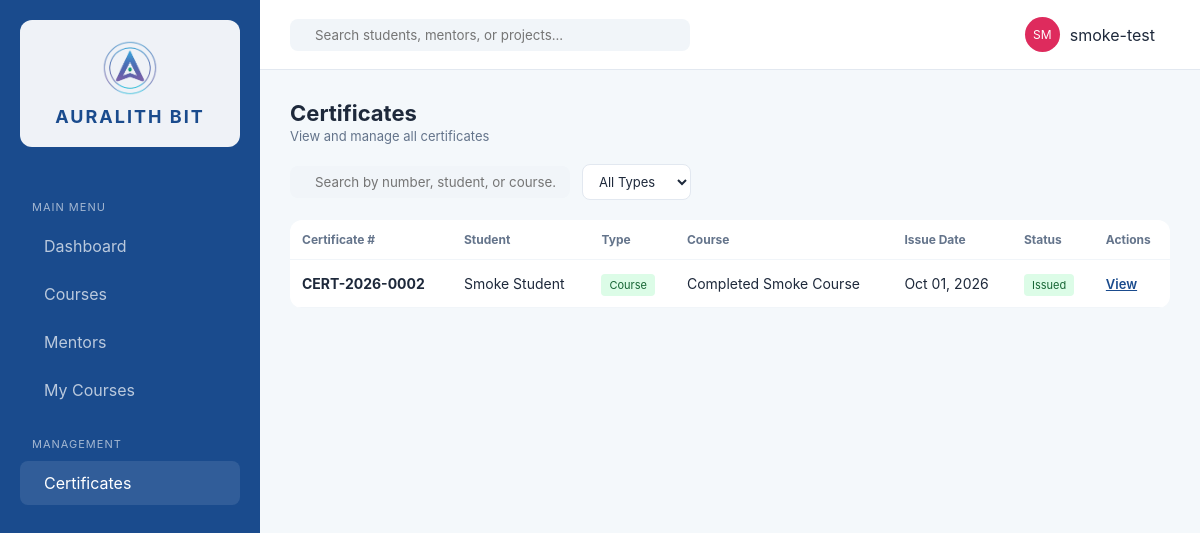
/certificates/ (signed in), run on an earlier commit of the app's database.
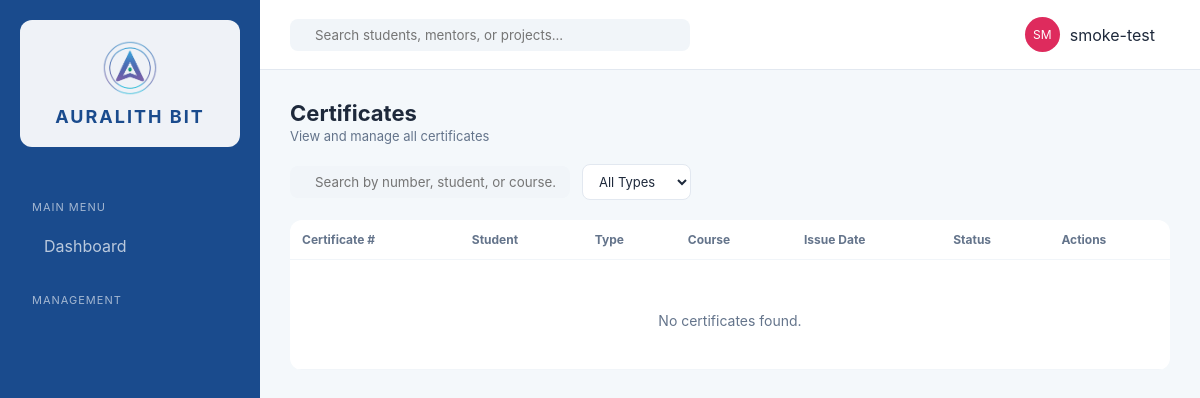
And on a later commit of the database.
### erp_app/models.py (models this page shows, shortened)
class Certificate(models.Model):
    CERTIFICATE_TYPES = [
        ('course', 'Course'),
        ('internship', 'Internship'),
        ('workshop', 'Workshop'),
    ]
    STATUS_CHOICES = [
        ('issued', 'Issued'),
        ('pending', 'Pending'),
        ('revoked', 'Revoked'),
    ]
    student = models.ForeignKey(Student, on_delete=models.CASCADE, related_name='certificates')
    course = models.ForeignKey(Course, on_delete=models.SET_NULL, null=True, blank=True, related_name='certificates')
    certificate_type = models.CharField(max_length=20, choices=CERTIFICATE_TYPES)
    certificate_number = models.CharField(max_length=50, unique=True, editable=False)
    issue_date = models.DateField(auto_now_add=True)
    status = models.CharField(max_length=20, choices=STATUS_CHOICES, default='issued')
    file = models.FileField(upload_to='certificates/', null=True, blank=True)
    program_title = models.CharField(max_length=255, blank=True, help_text='Course, workshop, internship, or certificate program title')
    program_start_date = models.CharField(max_length=40, blank=True, help_text='Display value for the start date, e.g. 2082/11/25')
    location = models.CharField(max_length=150, default='Auralith Bit', blank=True)
    internship_details = models.TextField(blank=True, help_text='Project description, duration, or other internship details')
    authorized_signer_name = models.CharField(max_length=150, default='Supriya Dwivedi', blank=True)
    authorized_signer_title = models.CharField(max_length=150, default='Full Stack Developer', blank=True)
    authorized_signature_text = models.CharField(max_length=150, blank=True, help_text='Optional digital signature text for the dynamic signer')
    created_at = models.DateTimeField(auto_now_add=True)
    class Meta:
        ordering = ['-issue_date']
        permissions = [
            ('can_issue_certificates', 'Can issue certificates'),
        ]

class Student(models.Model):
    user = models.OneToOneField(User, on_delete=models.CASCADE, null=True, blank=True, related_name='student_profile')
    name = models.CharField(max_length=200)
    email = models.EmailField(unique=True)
    phone = models.CharField(max_length=20, blank=True)
    photo = models.ImageField(upload_to='profile_photos/', blank=True, null=True)
    mentor = models.ForeignKey('Mentor', on_delete=models.SET_NULL, null=True, blank=True, related_name='students')
    enrolled_date = models.DateField(default=datetime.date.today, null=True, blank=True)
    is_intern = models.BooleanField(default=False)
    class Meta:
        ordering = ['name']

class Course(models.Model):
    STATUS_CHOICES = [
        ('live', 'Live'),
        ('upcoming', 'Upcoming'),
        ('enrollment', 'Enrollment'),
        ('completed', 'Completed'),
    ]
    CATEGORY_CHOICES = [
        ('development', 'Development'),
        ('design', 'UI/UX'),
        ('qa', 'Digital Marketing'),
        ('marketing', 'Graphic Designing'),
    ]
    name = models.CharField(max_length=200)
    mentor = models.ForeignKey(Mentor, on_delete=models.SET_NULL, null=True, blank=True)
    category = models.CharField(max_length=50, choices=CATEGORY_CHOICES, default='development')
    duration_weeks = models.PositiveIntegerField(default=8)
    status = models.CharField(max_length=20, choices=STATUS_CHOICES, default='enrollment')
    description = models.TextField(blank=True)
    syllabus = models.FileField(upload_to='syllabi/', null=True, blank=True)
    students_count = models.PositiveIntegerField(default=0)
    completion_percent = models.PositiveIntegerField(default=0)
    created_at = models.DateTimeField(auto_now_add=True)
    class Meta:
        ordering = ['-created_at']

### erp_app/views.py (the view)
# urls.py: path('certificates/', views.certificates, name='certificates'),
@login_required
def certificates(request):
    cert_type = request.GET.get('type', '')
    search_q = request.GET.get('q', '').strip()
    certs = Certificate.objects.select_related('student', 'course').all()
    if has_role(request.user, SUPER_ADMIN, TEACHING_STAFF, NORMAL_STAFF):
        pass
    elif hasattr(request.user, 'student_profile') and request.user.student_profile:
        certs = certs.filter(student=request.user.student_profile)
    else:
        certs = certs.none()
    if cert_type:
        certs = certs.filter(certificate_type=cert_type)
    if search_q:
        certs = certs.filter(
            Q(certificate_number__icontains=search_q) |
            Q(student__name__icontains=search_q) |
            Q(course__name__icontains=search_q)
        )
    context = {
        'certificates': certs,
        'is_admin': has_role(request.user, SUPER_ADMIN) or request.user.has_perm('erp_app.can_issue_certificates'),
        'current_type': cert_type,
        'search_query': search_q,
    }
    return render(request, 'erp_app/certificates.html', context)

### erp_app/roles.py (called while the page is built)
def has_role(user, *roles):
    user_roles = get_user_roles(user)
    return any(r in user_roles for r in roles)

### erp_app/templates/erp_app/certificates.html (shortened to what this page needs)
{% extends 'erp_app/base.html' %}
{% load static %}
{% block content %}
<header class="top-nav" style="position:static;padding:0 0 20px 0;border-bottom:none;height:auto;background:transparent;">
    <div class="header-info">
        <h1>Certificates</h1>
        <p>View and manage all certificates</p>
    </div>
</header>
<div class="table-controls" style="display:flex;gap:12px;margin-bottom:20px;flex-wrap:wrap;align-items:center;">
    <form method="get" style="display:flex;gap:12px;flex-wrap:wrap;align-items:center;width:100%;" autocomplete="off">
        <div class="search-box" style="width:280px;">
            <input type="text" name="q" placeholder="Search by number, student, or course..." value="{{ search_query }}" autocomplete="off">
        </div>
        <select name="type" onchange="this.form.submit()" style="padding:8px 12px;border:1px solid var(--panel-border);border-radius:8px;background:var(--surface);color:var(--text-dark);font-size:13px;">
            <option value="">All Types</option>
        </select>
    </form>
</div>
<div class="data-card" style="padding:0;overflow:hidden;">
    <table>
        <thead>
            <tr>
                <th>Certificate #</th>
                <th>Student</th>
                <th>Type</th>
                <th>Course</th>
                <th>Issue Date</th>
                <th>Status</th>
                <th>Actions</th>
            </tr>
        </thead>
        <tbody>
            {% for cert in certificates %}
            <tr>
                <td><strong>{{ cert.certificate_number }}</strong></td>
                <td>{{ cert.student.name }}</td>
                <td><span class="tag {% if cert.certificate_type == 'course' %}completed{% elif cert.certificate_type == 'workshop' %}enrollment{% else %}active{% endif %}">{{ cert.get_certificate_type_display }}</span></td>
                <td>{{ cert.course.name|default:"—" }}</td>
                <td>{{ cert.issue_date|date:"M d, Y" }}</td>
                <td>
                    <span class="tag {% if cert.status == 'issued' %}completed{% elif cert.status == 'revoked' %}cancelled{% else %}enrollment{% endif %}">
                        {{ cert.get_status_display }}
                    </span>
                </td>
                <td>
                    <div style="display:flex;gap:8px;">
                        <a href="{% url 'preview_certificate' cert.id %}" class="btn-text" style="font-size:13px;"> View</a>
                    </div>
                </td>
            </tr>
            {% empty %}
            <tr>
                <td colspan="7" style="text-align:center;padding:40px;color:var(--text-muted);">
                    No certificates found.
                </td>
            </tr>
            {% endfor %}
        </tbody>
    </table>
</div>
{% endblock %}

### erp_app/templates/erp_app/base.html (shortened to what this page needs)
<!DOCTYPE html>
{% load static %}
<html lang="en">
<head>
    <link rel="stylesheet" href="{% static 'erp_app/css/style.css' %}">
</head>
<body>
    <div class="app-container">
        <aside class="sidebar">
            <div class="brand">
                <img src="{% static 'erp_app/images/AURALITH_logo.png' %}" alt="Auralith Bit Logo" class="sidebar-logo" width="56" height="56">
                <h2>AURALITH BIT</h2>
            </div>
            <nav>
                <p class="nav-label">Main Menu</p>
                <a href="{% url 'dashboard' %}" {% if request.resolver_match.url_name == 'dashboard' %}class="active"{% endif %}> Dashboard</a>
                {% if is_any_staff or is_student or is_intern %}
                <a href="{% url 'courses' %}" {% if request.resolver_match.url_name == 'courses' %}class="active"{% endif %}> Courses</a>
                {% endif %}
                {% if is_teaching_staff or is_super_admin or is_intern or is_student %}
                <a href="{% url 'mentors' %}" {% if request.resolver_match.url_name == 'mentors' %}class="active"{% endif %}> Mentors</a>
                {% endif %}
                {% if is_student or is_intern %}
                <a href="{% url 'my_courses' %}" {% if request.resolver_match.url_name == 'my_courses' %}class="active"{% endif %}> My Courses</a>
                {% endif %}
                <p class="nav-label">Management</p>
                {% if is_any_staff or is_student or is_intern %}
                <a href="{% url 'certificates' %}" {% if request.resolver_match.url_name == 'certificates' or request.resolver_match.url_name == 'issue_certificate' or request.resolver_match.url_name == 'preview_certificate' %}class="active"{% endif %}> Certificates</a>
                {% endif %}
            </nav>
        </aside>
        <main class="workspace">
            <header class="top-nav">
                <form class="search-box" method="get" action="{% url 'search' %}" autocomplete="off">
                    <input type="text" name="q" id="globalSearch" placeholder="Search students, mentors, or projects..." value="{{ request.GET.q|default_if_none:'' }}" autocomplete="off">
                </form>
                <div class="user-profile" style="position:relative;display:flex;align-items:center;gap:10px;">
                    <div class="avatar">{{ user_initials }}</div>
                    <span>{{ user_display_name|default:request.user.username }}</span>
                </div>
            </header>
            <div class="content">
                {% block content %}{% endblock %}
            </div>
        </main>
    </div>
</body>
</html>

What changed in the data, as far as the page shows it:
removed Certificate: certificate_number "CERT-2026-0002", student.name "Smoke Student", certificate_type "Course", course.name "Completed Smoke Course", issue_date "Oct 01, 2026", status "Issued"
Also different on the page:
text no longer shown: "Courses Mentors My Courses Certificates"
text now shown: "No certificates found."
